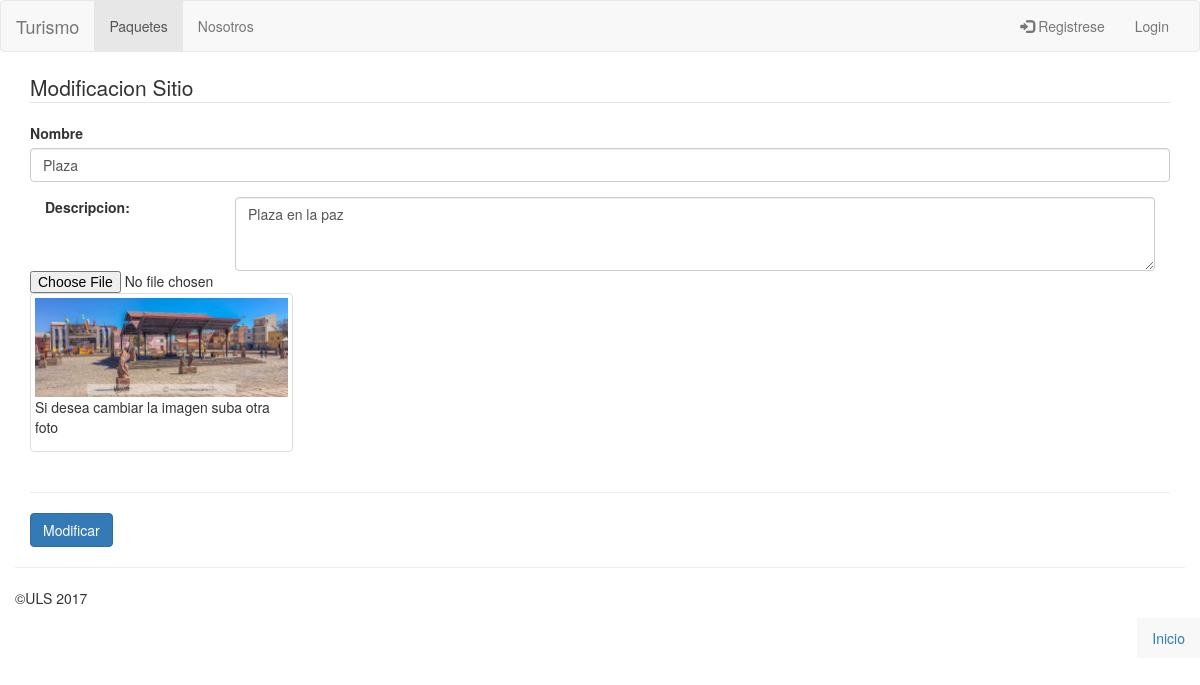
The app's page /formSitio.php?id=1 with its own data.
### tables this page shows
CREATE TABLE IF NOT EXISTS `sitios` (
  `idSitio` int(11) NOT NULL AUTO_INCREMENT,
  `nombre` varchar(60) NOT NULL,
  `descripcion` varchar(500) NOT NULL,
  `foto` varchar(100) NOT NULL,
  PRIMARY KEY (`idSitio`)
);

### Sitio.php (called while the page is built, shortened)
<?php
	class Sitio
	{
		private $idSitio,$nombre,$descripcion,$foto;
		function __construct($nombre,$descripcion,$foto,$idSitio=null)
		{
			$this->nombre=$nombre;
			$this->descripcion=$descripcion;
			$this->foto=$foto;
		}
		static function ListarSitio($id)
		{
			$pdo = Conexion::conectar();
			$sql="SELECT * FROM sitios WHERE idSitio = :id";
			$query = $pdo->prepare($sql);
			$query->bindParam(':id',$id);
			$query->execute();
			return $query->fetchAll(PDO::FETCH_CLASS|PDO::FETCH_PROPS_LATE,'Sitio',array('nombre','descripcion','foto'));
		}
		public function getFoto()
		{
			return $this->foto;
		}
		public function getNombre()
		{
			return $this->nombre;
		}
		public function getDesc()
		{
			return $this->descripcion;
		}
	}
 ?>

### formSitio.php (the view, shortened to what this page needs)
<?php include('parciales/cabecera.php') ?>
<?php include('parciales/foot_cabecera.php') ?>
		<?php include('parciales/menu.php');
		include('Sitio.php');
		if (isset($_GET['id'])){
			$arr=Sitio::ListarSitio($_GET['id']);
		}
		$sw = isset($arr);
		?>
		<div class="container">
		<form action="" method="POST" role="form" id="fsitio">
			<?php if ($sw) { ?>
				<legend>Modificacion Sitio</legend>
			<?php }
			else {
			 ?>
			<legend>Añadir Nuevo Sitio</legend>
			<?php } ?>
			<div class="form-group">
				<label for="nombre">Nombre</label>
				<input type="text" class="form-control" id="nombre" name="nombre" value="<?=$sw?$arr[0]->getNombre():''?>" placeholder="Nombre sitio">
			</div>
			<div class="form-group">
				<label for="textareaDescripcion" class="col-sm-2 control-label">Descripcion:</label>
				<div class="col-sm-10">
					<textarea name="descripcion" id="textareaDescripcion"  class="form-control" rows="3" required="required"><?=$sw?$arr[0]->getDesc():''?></textarea>
				</div>
			</div>
			<input type="file" name="foto">
			<?php if($sw){ ?>
			<div class="row">
				<div class="col-xs-12 col-sm-3 col-md-3 col-lg-3">
				<div class="thumbnail">
					<img src="<?=$sw?$arr[0]->getFoto():''?>" alt="">
					<p>Si desea cambiar la imagen suba otra foto</p>
				</div>
			</div>
			</div>
			<?php } ?>
			<hr>
			<?php if($sw){ ?>
			<button type="submit" class="btn btn-primary" id="btn">Modificar</button>
			<?php }
			else { ?>
			<button type="submit" class="btn btn-primary" id="btn">Guardar</button>
			<?php } ?>
		</form>
		<?php include('parciales/cabecera_footer.php') ?>
<?php include('parciales/footer.php') ?>

### records on screen
sitios: nombre "Plaza", descripcion "Plaza en la paz", foto (picture)
